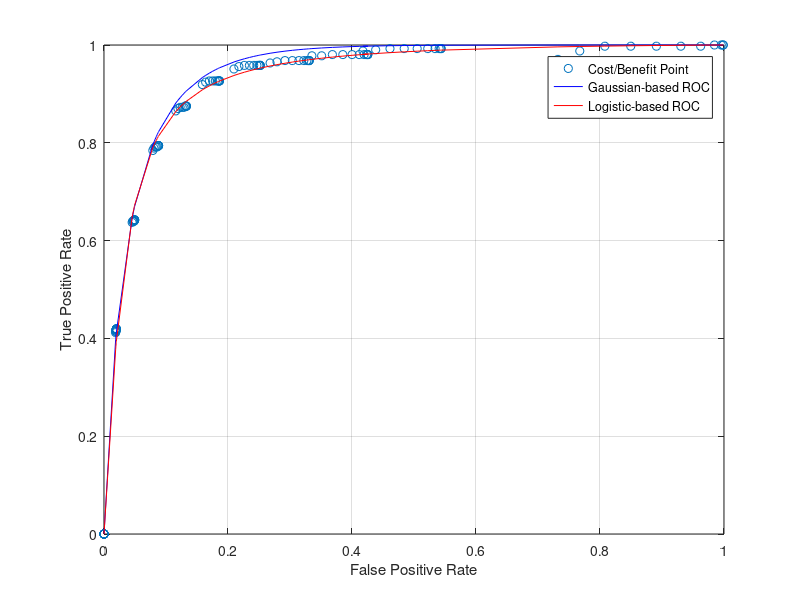

Source code (MATLAB):
clc;clear;close all;

%% Load cost/benefit points (Sensitivity and Specificity)
load SEN
load SPE

%% Probit
SEN_log = [];
a = 3.8;
b = 0.24;
SEN_pro = [];
SEN_pro_AUC = [];

x = linspace(0,1,121);
for ii = 1:length(SEN)

    r = 1/2 + 1/2*erf( (1+b)/(1-b)*erfinv(1-2*SPE(ii)) + a*sqrt(pi)/(4-4*b) );
    SEN_pro = [SEN_pro; r];
    
    r = 1/2 + 1/2*erf( (1+b)/(1-b)*erfinv(1-2*x(ii)) + a*sqrt(pi)/(4-4*b) );
    SEN_pro_AUC = [SEN_pro_AUC; r];
end


%%  Logit
a = 3.9;
b = 0.1;
SEN_log_AUC = [];
delta = 0.0001;
for ii = 1: length(SEN)

    TS      = exp(a/(1-b)) * ( (1-SPE(ii))/SPE(ii) )^( (1+b)/(1-b) );
    MS      = 1 + exp(a/(1-b)) * ( (1-SPE(ii))/SPE(ii) )^( (1+b)/(1-b) );
    SEN_log = [SEN_log; TS/MS];
    
    TS      = exp(a/(1-b)) * ( (1-x(ii))/(x(ii)+delta) )^( (1+b)/(1-b) );
    MS      = 1 + exp(a/(1-b)) * ( (1-x(ii))/(x(ii)+delta) )^( (1+b)/(1-b) );    
    SEN_log_AUC = [SEN_log_AUC; TS/MS];
    
end

%% ERROR
error_log = abs(SEN -SEN_log );
error_log = sum(error_log)/121

error_pro = abs(SEN -SEN_pro );
error_pro = sum(error_pro)/121

%% AUC
S_log = 0;
for ii = 1:120
    S_log = S_log + 1/2*(SEN_log_AUC(ii) + SEN_log_AUC(ii+1))*(x(ii+1)-x(ii));
end
S_log

S_pro = 0;
for ii = 1:120
    S_pro = S_pro + 1/2*(SEN_pro_AUC(ii) + SEN_pro_AUC(ii+1))*(x(ii+1)-x(ii));
end
S_pro

%% PLOT
figure; 
plot(1 - SPE, SEN,'o');hold on;
plot(1 - SPE',SEN_pro','b');
hold on;
plot(1 - SPE',SEN_log','r');
legend('Cost/Benefit Point','Gaussian-based ROC','Logistic-based ROC');
xlabel('False Positive Rate');
ylabel('True Positive Rate');
grid on;


